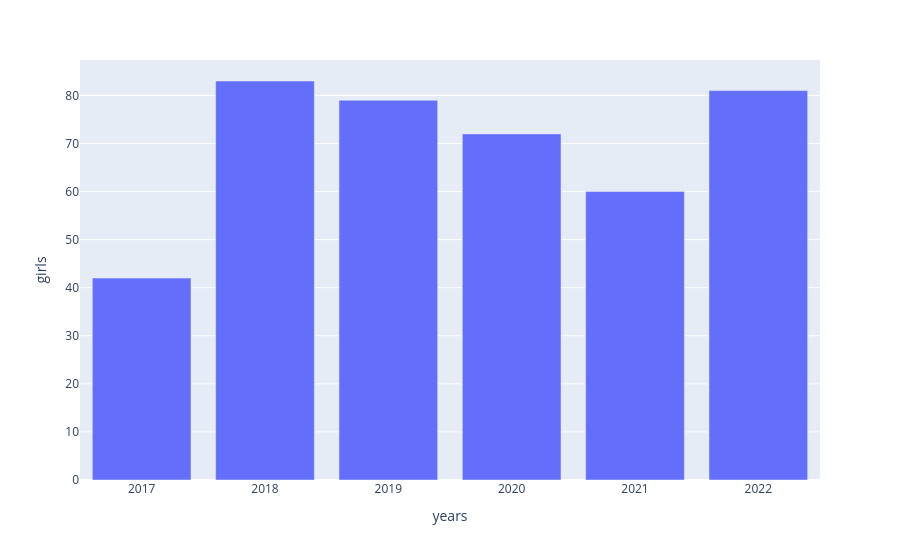

The code cell stored with this chart in its notebook:
### Markdown cell above
Choose a different attribute

### Code cell
fig = px.bar(df, x='years', y='girls')
fig.show()

### Figure 1 — Plotly figure (JSON) as saved in the notebook; plotly's stock layout.template omitted (floating-point values rounded to 4 significant figures)
{"data": [{"hovertemplate": "years=%{x}<br>girls=%{y}<extra></extra>", "legendgroup": "", "marker": {"color": "#636efa", "pattern": {"shape": ""}}, "name": "", "orientation": "v", "showlegend": false, "textposition": "auto", "type": "bar", "x": [2017, 2018, 2019, 2020, 2021, 2022], "xaxis": "x", "y": [42, 83, 79, 72, 60, 81], "yaxis": "y"}], "layout": {"barmode": "relative", "legend": {"tracegroupgap": 0}, "margin": {"t": 60}, "xaxis": {"anchor": "y", "domain": [0, 1], "title": {"text": "years"}}, "yaxis": {"anchor": "x", "domain": [0, 1], "title": {"text": "girls"}}}}
